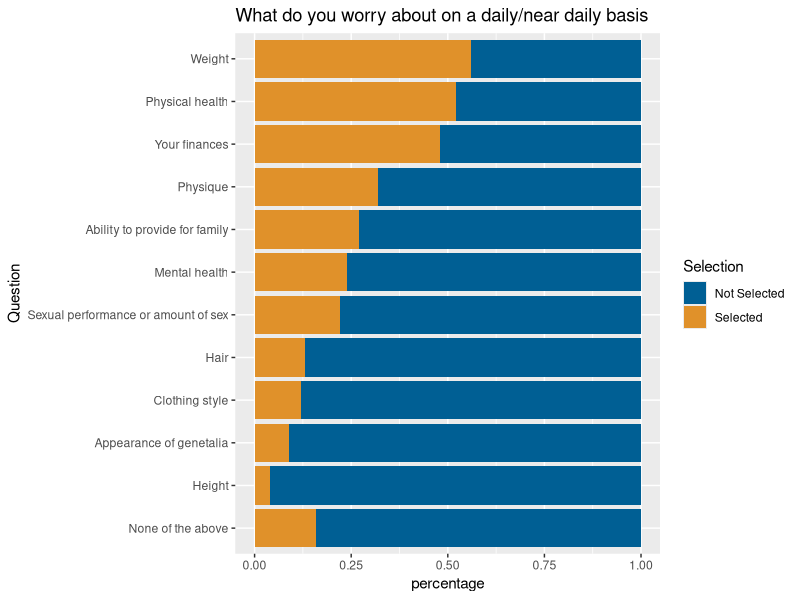

Here is the R script that generated this plot: (Note: this script raises an error after producing the figure.)
library(tidyverse)
Test <- read_csv2("Shiny App/data_files/Clean_Multi_Column.csv")

Test <- Test %>%
  group_by(Question) %>%
  mutate(percentage = Value / sum(Value) * 100)

Test$Selection = as.factor(Test$Selection)
Test$Selection = factor(Test$Selection, levels = c("Not Selected", "Selected"))
Test$percentage = round(Test$percentage, 0)
Test$Question = factor(Test$Question, levels = c("None of the above", "Height", "Appearance of genetalia", "Clothing style", "Hair", "Sexual performance or amount of sex",
                                                 "Mental health", "Ability to provide for family", "Physique", "Your finances", "Physical health",
                                                 "Weight"))
ggplot(Test, aes(fill = Selection, x = Question, y = percentage)) +
  geom_bar(position = "fill", stat = "identity") +
  coord_flip() +
  scale_fill_manual(values = c("#005F94", "#E0912A")) +
  labs(title = "What do you worry about on a daily/near daily basis")

# SAVE THIS FUCKING LINK
# https://gist.github.com/ale-lazic/f9754aff54acfcc0e32718d5685817c3


worry_about

test2 <- data.frame(q1 = worry_about$q0008_0001, race = worry_about$q0028)

test2 %>%
  summarise(n_notSelected = sum(q1 == "Not selected"), nSelected = sum(q1 == "Your height"))

test3 <- test2 %>%
  group_by(race)

test3 %>%
  summarise(n_notSelected = sum(q1 == "Not selected"), nSelected = sum(q1 == "Your height"))
